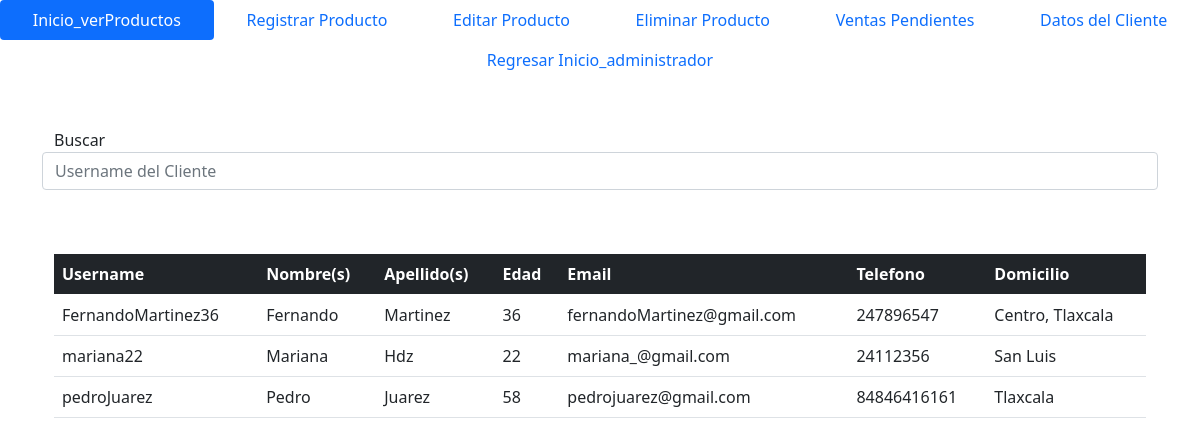
The app's page /mostrarDatosCliente.php with its own data.
### tables this page shows
CREATE TABLE `clientes` (
  `username` varchar(100) NOT NULL,
  `nombre` varchar(100) NOT NULL,
  `apellido` varchar(100) NOT NULL,
  `edad` int(11) NOT NULL,
  `email` varchar(100) NOT NULL,
  `telefono` varchar(100) NOT NULL,
  `domicilio` varchar(100) NOT NULL
);

### mostrarDatosCliente.php (the view, shortened to what this page needs)
<!DOCTYPE html>
<html>
<body>
<link href="https://cdn.jsdelivr.net/npm/bootstrap@5.0.0-beta3/dist/css/bootstrap.min.css" rel="stylesheet">
<?php require_once "./assets/nav/navProductos.php" ?>
<div class="">
<div class="container center verpro">
<?php
require_once "conexion.php";
?>
<div <i class="fa fa-align-center" aria-hidden="true"></i>
<form  action="clientesBusqueda.php" method="GET">
<div class="container-lg">Buscar</div>
    <center>
    <div class="input-group mb-3">
  <input type="text" class="form-control" name="buscar" placeholder="Username del Cliente" aria-label="Example text with button addon" aria-describedby="button-addon1">
</div>
    </center>
</form>
</div>
<br>
<div id="">
<div class="container">
    <center>
<table class="table">
        <thead>
          <tr>
          <th class="bg-dark text-white">Username</th>
            <th class="bg-dark text-white">Nombre(s)</th>
              <th class="bg-dark text-white">Apellido(s)</th>
              <th class="bg-dark text-white">Edad</th>
              <th class="bg-dark text-white">Email</th>
              <th class="bg-dark text-white">Telefono</th>
              <th class="bg-dark text-white">Domicilio</th>
          </tr>
        </thead>
    <?php
    $consulta= "SELECT * FROM clientes";
    $ejecutarconsulta= mysqli_query($db,$consulta);
    $verfilas= mysqli_num_rows($ejecutarconsulta);
    $fila= mysqli_fetch_array($ejecutarconsulta);
    if(!$ejecutarconsulta)
    {
        echo("ERROR en la consulta");
    }
    else
        {
            if($verfilas<1)
            {
                echo("<tr><td>Sin registros</td></tr>");
            }
            else
            {
                for($x=0; $x<=$fila; $x++)
                {
                    echo'
                        <tr>
                        <td>'.$fila[0].'</td>
                        <td>'.$fila[1].'</td>
                        <td>'.$fila[2].'</td>
                        <td>'.$fila[3].'</td>
                        <td>'.$fila[4].'</td>
                        <td>'.$fila[5].'</td>
                        <td>'.$fila[6].'</td>
                        </tr>';
                        $fila=mysqli_fetch_array($ejecutarconsulta);
                }
            }
        }
    ?>
<br>
</table>
</center>
</div>
</div>
</div>

### records on screen
clientes: username "FernandoMartinez36", nombre "Fernando", apellido "Martinez", edad "36", email "fernandoMartinez@gmail.com", telefono "247896547", domicilio "Centro, Tlaxcala"
clientes: username "mariana22", nombre "Mariana", apellido "Hdz", edad "22", email "mariana_@gmail.com", telefono "24112356", domicilio "San Luis"
clientes: username "pedroJuarez", nombre "Pedro", apellido "Juarez", edad "58", email "pedrojuarez@gmail.com", telefono "84846416161", domicilio "Tlaxcala"
